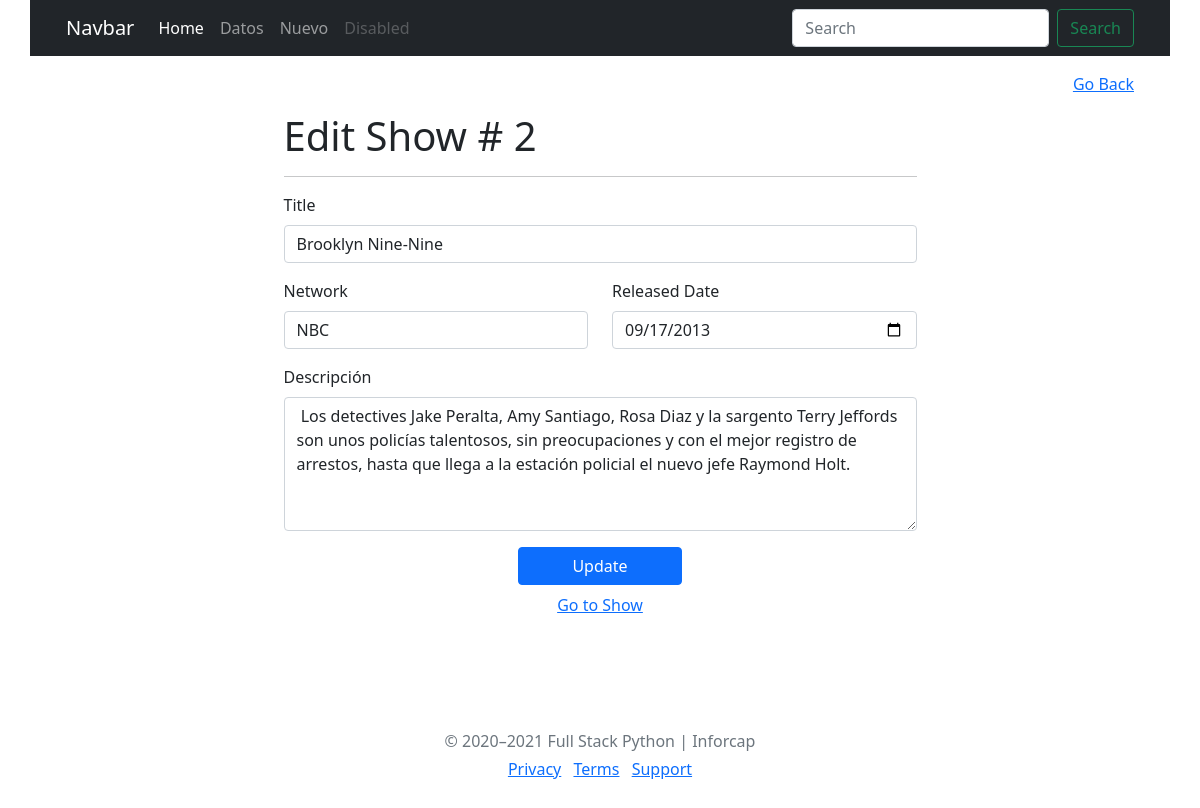
Page /shows/2/edit on the committed database.
### TV/models.py (models this page shows)
class Libro(models.Model):
    title = models.CharField(max_length=255)
    netword = models.CharField(max_length=255)
    release_date = models.DateTimeField()
    description = models.TextField(null=True)
    created_at = models.DateTimeField(auto_now_add=True)
    updated_at = models.DateTimeField(auto_now=True)
    objects = Libro_manager()

### TV/views.py (the view)
# urls.py: path('<int:op>/edit', views.edit),
def edit(request, op):
    libro = Libro.objects.get(id=int(op))
    time = libro.release_date.strftime("%Y-%m-%d")
    context = {
        'id': libro.id,
        'network': libro.netword,
        'titulo': libro.title,
        'fecha': time,
        'descripcion': libro.description,
        'actualizado': libro.updated_at
    }
    return render(request, "edit.html", context)

### TV/templates/edit.html (shortened to what this page needs)
{%  extends 'index.html' %}
    {% block menu %}
        <div class="row">
            <a href="/shows" class="text-end">Go Back</a>
        </div>
    {% endblock %}
   {% block respuesta %}
        <div class="main col-7 p-3 mx-auto justify-content-center">
            <h1>Edit Show # {{ id }}</h1><hr>
            <form method="post" action="/shows/{{ id }}/update" id="form1">
                <div class="mb-3">
                    <label for="title" class="form-label">Title</label>
                    <input type="text" class="form-control" id="title" name="titulo_1" value="{{ titulo }}" aria-describedby="emailHelp">
                </div>
                <div class="row">
                    <div class="mb-3 col-6">
                        <label for="network" class="form-label">Network</label>
                        <input type="text" class="form-control" id="network" name="net_1" value="{{ network }}">
                    </div>
                    <div class="mb-3 col-6">
                        <label for="fecha" class="form-label">Released Date </label>
                        <input type="date" class="form-control" id="fecha" name="fecha_1"  value="{{ fecha }}" name="fecha">
                    </div>
                </div>
                <div class="mb-3">
                    <label for="exampleFormControlTextarea1" class="form-label">Descripción</label>
                    <textarea class="form-control" name="desc" id="exampleFormControlTextarea1" rows="5"> {{ descripcion}}</textarea>
                </div>
            </form>
            <div class="row justify-content-center">
                <button type="submit" form="form1" class="btn btn-primary col-3  mb-2">Update</button>
                 <a href="/shows/{{ id }}" class="text-center">Go to Show</a>
            </div>
       </div>
            {% endblock %}

### rows in the picture
Libro: titulo_1 "Brooklyn Nine-Nine", net_1 "NBC", desc "Los detectives Jake Peralta, Amy Santiago, Rosa Diaz y la sargento Terry Jeffords son unos policías talentosos, sin preocupaciones y con el mejor registro de arrestos, hasta que llega a la estación policial el nuevo jefe Raymond Holt."

### other values in the picture
{{ id }} "2"
